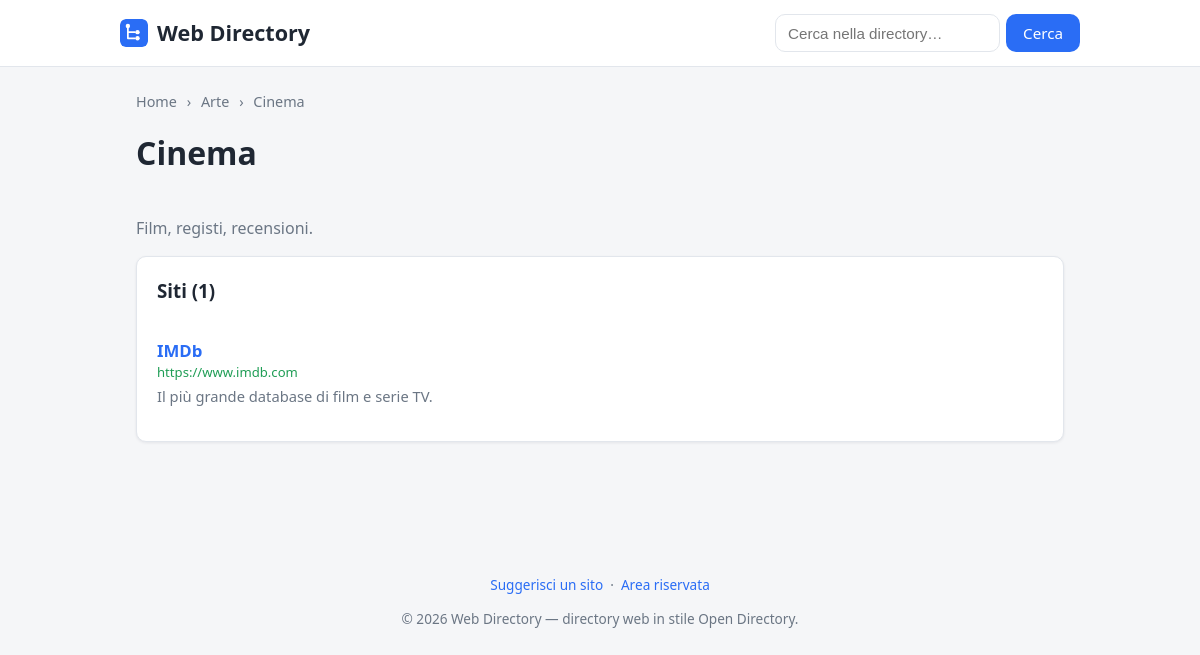
Screenshot of /arte/cinema with the database file from the repository.
### tables this page shows
CREATE TABLE `categories` (
  `id`          INT UNSIGNED NOT NULL AUTO_INCREMENT,
  `parent_id`   INT UNSIGNED NULL,
  `name`        VARCHAR(160) NOT NULL,
  `slug`        VARCHAR(180) NOT NULL,
  `path`        VARCHAR(2000) NOT NULL DEFAULT '',   
  `description` TEXT NULL,
  `sort_order`  INT NOT NULL DEFAULT 0,
  `created_at`  DATETIME NOT NULL DEFAULT CURRENT_TIMESTAMP,
  PRIMARY KEY (`id`),
  KEY `idx_categories_parent` (`parent_id`),
  KEY `idx_categories_path` (`path`(191)),
  CONSTRAINT `fk_categories_parent` FOREIGN KEY (`parent_id`)
      REFERENCES `categories`(`id`) ON DELETE CASCADE
);

CREATE TABLE `links` (
  `id`           INT UNSIGNED NOT NULL AUTO_INCREMENT,
  `category_id`  INT UNSIGNED NOT NULL,
  `title`        VARCHAR(200) NOT NULL,
  `url`          VARCHAR(2048) NOT NULL,
  `description`  TEXT NULL,
  `status`       ENUM('approved','pending') NOT NULL DEFAULT 'approved',
  `submitted_by` VARCHAR(190) NULL,    
  `featured`         TINYINT(1) NOT NULL DEFAULT 0,    
  `featured_position` INT NOT NULL DEFAULT 0,          
  `featured_until`   DATE NULL,                        
  `sort_order`   INT NOT NULL DEFAULT 0,
  `created_at`   DATETIME NOT NULL DEFAULT CURRENT_TIMESTAMP,
  PRIMARY KEY (`id`),
  KEY `idx_links_category` (`category_id`),
  KEY `idx_links_status` (`status`),
  KEY `idx_links_featured` (`featured`,`featured_position`),
  FULLTEXT KEY `ft_links_search` (`title`,`description`),
  CONSTRAINT `fk_links_category` FOREIGN KEY (`category_id`)
      REFERENCES `categories`(`id`) ON DELETE CASCADE
);

### app/helpers.php (called while the page is built, shortened)
<?php
function e(?string $v): string
{
    return htmlspecialchars((string) $v, ENT_QUOTES | ENT_SUBSTITUTE, 'UTF-8');
}
function url(string $path = ''): string
{
    global $CONFIG;
    $base = rtrim($CONFIG['site']['base_url'] ?? '', '/');
    $path = '/' . ltrim($path, '/');
    return $base . ($path === '/' ? '/' : $path);
}
function view(string $view, array $data = [], string $layout = 'layout'): void
{
    extract($data, EXTR_SKIP);
    require APP_PATH . '/views/' . $view . '.php';
}
function input(string $key, string $default = ''): string
{
    $v = $_POST[$key] ?? $_GET[$key] ?? $default;
    return is_string($v) ? trim($v) : $default;
}

### app/controllers/PublicController.php (called while the page is built, shortened)
<?php
class PublicController
{
    public static function category(string $path): bool
    {
        $category = Category::findByPath($path);
        global $CONFIG;
        $perPage = (int) ($CONFIG['per_page'] ?? 20);
        $page = max(1, (int) input('page', '1'));
        $offset = ($page - 1) * $perPage;
        $children = Category::children((int) $category['id']);
        $total    = Link::countApproved((int) $category['id']);
        $links    = Link::approvedByCategory((int) $category['id'], $perPage, $offset);
        $crumbs   = Category::breadcrumb($category);
        $trail = implode(' › ', array_map(fn($c) => $c['name'], $crumbs));
        $meta = $category['description'] ?: sprintf(
            'Siti della categoria %s: %d risorse selezionate nella directory.',
            $trail, $total
        );
        view('public/category', [
            'title'           => $category['name'],
            'metaDescription' => $meta,
            'category'        => $category,
            'children'        => $children,
            'links'           => $links,
            'crumbs'          => $crumbs,
            'page'            => $page,
            'perPage'         => $perPage,
            'total'           => $total,
        ]);
        return true;
    }
}

### public/index.php (called while the page is built, shortened)
<?php
$configFile = APP_PATH . '/config.php';
$CONFIG = require $configFile;
require APP_PATH . '/Database.php';
require APP_PATH . '/helpers.php';
require APP_PATH . '/models/Category.php';
require APP_PATH . '/models/Link.php';
require APP_PATH . '/controllers/PublicController.php';
$uri = parse_url($_SERVER['REQUEST_URI'] ?? '/', PHP_URL_PATH) ?? '/';
$uri = '/' . trim(rawurldecode($uri), '/');
$method = $_SERVER['REQUEST_METHOD'] ?? 'GET';
if ($method === 'GET' && $uri !== '/') {
    if (PublicController::category(trim($uri, '/'))) {
        exit;
    }
}

### app/config.php (called while the page is built)
<?php
return [
    'db' => [
        'driver'  => getenv('DB_DRIVER') ?: 'mysql',
        'host'    => getenv('DB_HOST') ?: '127.0.0.1',
        'name'    => getenv('DB_NAME') ?: 'dircms',
        'user'    => getenv('DB_USER') ?: 'root',
        'pass'    => getenv('DB_PASS') ?: '',
        'charset' => 'utf8mb4',
    ],
    'site' => [
        'name'     => 'Web Directory',
        'base_url' => '',
        'url'      => getenv('SITE_URL') ?: 'https://webdirectory.link',
    ],
    'per_page' => 20,
];

### app/Database.php (called while the page is built, shortened)
<?php
class Database
{
    private static ?PDO $pdo = null;
    public static function connect(array $cfg): PDO
    {
        $dsn = sprintf(
            'mysql:host=%s;dbname=%s;charset=%s',
            $cfg['host'],
            $cfg['name'],
            $cfg['charset']
        );
        self::$pdo = new PDO($dsn, $cfg['user'], $cfg['pass'], [
            PDO::ATTR_ERRMODE            => PDO::ERRMODE_EXCEPTION,
            PDO::ATTR_DEFAULT_FETCH_MODE => PDO::FETCH_ASSOC,
            PDO::ATTR_EMULATE_PREPARES   => false,
        ]);
        return self::$pdo;
    }
    public static function pdo(): PDO
    {
        return self::$pdo;
    }
}

### app/models/Category.php (called while the page is built, shortened)
<?php
class Category
{
    public static function db(): PDO
    {
        return Database::pdo();
    }
    public static function find(int $id): ?array
    {
        $st = self::db()->prepare('SELECT * FROM categories WHERE id = ?');
        $st->execute([$id]);
        return $st->fetch() ?: null;
    }
    public static function findByPath(string $path): ?array
    {
        $st = self::db()->prepare('SELECT * FROM categories WHERE path = ?');
        $st->execute([trim($path, '/')]);
        return $st->fetch() ?: null;
    }
    public static function breadcrumb(array $category): array
    {
        $chain = [$category];
        $current = $category;
        while ($current['parent_id'] !== null) {
            $current = self::find((int) $current['parent_id']);
            array_unshift($chain, $current);
        }
        return $chain;
    }
}

### app/models/Link.php (called while the page is built, shortened)
<?php
class Link
{
    public static function db(): PDO
    {
        return Database::pdo();
    }
    public static function expireFeatured(): void
    {
        $st = self::db()->prepare(
            "UPDATE links SET featured = 0
             WHERE featured = 1 AND featured_until IS NOT NULL AND featured_until < ?"
        );
        $st->execute([date('Y-m-d')]);
    }
    public static function approvedByCategory(int $categoryId, int $limit, int $offset): array
    {
        self::expireFeatured();
        $st = self::db()->prepare(
            "SELECT * FROM links
             WHERE category_id = ? AND status = 'approved'
             ORDER BY featured DESC, featured_position ASC, sort_order, title
             LIMIT ? OFFSET ?"
        );
        $st->bindValue(1, $categoryId, PDO::PARAM_INT);
        $st->bindValue(2, $limit, PDO::PARAM_INT);
        $st->bindValue(3, $offset, PDO::PARAM_INT);
        $st->execute();
        return $st->fetchAll();
    }
}

### app/views/public/category.php (the view, shortened to what this page needs)
<nav class="breadcrumb">
  <a href="<?= e(url('/')) ?>">Home</a>
  <?php foreach ($crumbs as $c): ?>
    <span class="sep">›</span>
    <?php if ((int)$c['id'] === (int)$category['id']): ?>
      <span><?= e($c['name']) ?></span>
    <?php else: ?>
      <a href="<?= e(url($c['path'])) ?>"><?= e($c['name']) ?></a>
    <?php endif; ?>
  <?php endforeach; ?>
</nav>
<div class="page-head">
  <h1><?= e($category['name']) ?></h1>
</div>
<?php if (!empty($category['description'])): ?>
  <p class="muted"><?= e($category['description']) ?></p>
<?php endif; ?>
<div class="panel">
  <h3 style="margin-top:0">Siti<?= $total ? ' (' . $total . ')' : '' ?></h3>
  <?php if (!$links): ?>
    <p class="muted">Nessun sito in questa categoria.
      <a href="<?= e(url('/suggest')) ?>">Suggeriscine uno</a>.</p>
  <?php else: ?>
    <ul class="link-list">
      <?php foreach ($links as $l): ?>
        <?php $feat = !empty($l['featured']); ?>
        <li class="<?= $feat ? 'is-featured' : '' ?>">
          <div class="title">
            <a href="<?= e($l['url']) ?>" target="_blank" rel="nofollow noopener sponsored"><?= e($l['title']) ?></a>
          </div>
          <div class="url"><?= e($l['url']) ?></div>
          <?php if (!empty($l['description'])): ?>
            <div class="desc"><?= e($l['description']) ?></div>
          <?php endif; ?>
        </li>
      <?php endforeach; ?>
    </ul>
  <?php endif; ?>
</div>

### assets/css/style.css (style rules this page uses)
:root { --bg:#f5f6f8; --panel:#ffffff; --ink:#1f2733; --muted:#6b7684; --brand:#2a6df5; --brand-dark:#1a52c9; --border:#e2e6ec; --ok:#1f9d55; --warn:#d97706; --danger:#dc2626; --pending:#fff7ed; --radius:10px; --shadow:0 1px 3px rgba(20,30,50,.08); }
* { box-sizing:border-box }
body { margin:0; font-family:system-ui,-apple-system,"Segoe UI",Roboto,Helvetica,Arial,sans-serif; color:var(--ink); background:var(--bg); line-height:1.5; }
a { color:var(--brand); text-decoration:none }
.panel { background:var(--panel); border:1px solid var(--border); border-radius:var(--radius); box-shadow:var(--shadow); padding:20px; margin-bottom:20px }
.breadcrumb { font-size:.9rem; color:var(--muted); margin:0 0 16px }
.breadcrumb a { color:var(--muted) }
.breadcrumb .sep { margin:0 6px }
.link-list { list-style:none; padding:0; margin:0 }
.link-list li { padding:14px 0; border-bottom:1px solid var(--border) }
.link-list li:last-child { border-bottom:0 }
.link-list .title { font-size:1.05rem; font-weight:600 }
.link-list .url { font-size:.82rem; color:var(--ok); word-break:break-all }
.link-list .desc { color:var(--muted); margin-top:2px; font-size:.92rem }
.muted { color:var(--muted) }
h1 { margin-top:0 }
.page-head { display:flex; justify-content:space-between; align-items:center; gap:12px; flex-wrap:wrap; margin-bottom:18px }

### rows the page displays
categories: name "Arte"
categories: name "Cinema", description "Film, registi, recensioni."
links: title "IMDb", url "https://www.imdb.com", description "Il più grande database di film e serie TV."

### other values shown
$siteName "Web Directory"
$total "1"
